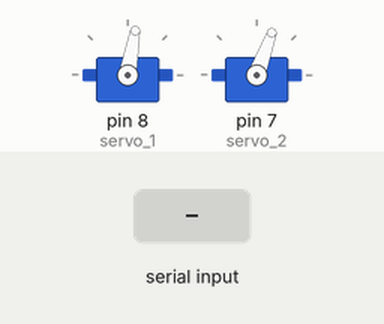
Recording of a sketch running on a simulated Arduino Uno, built with avr-gcc and run on an emulated ATmega328P. Shown: 2 × servo. Inputs (shaded band) come from the test bench.

Above: at 2.2 s.
2.3 s: "1\n" received over Serial
At 3.5 s:
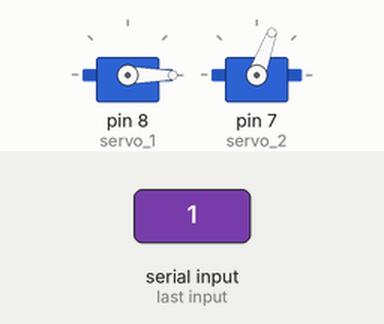
3.8 s: "2\n" received over Serial
At 4.8 s:
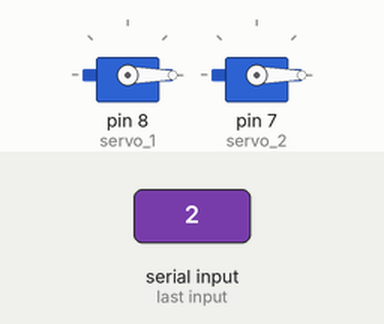
Timing chart, 0 to 6.8 s (numbered marks = the images above; inputs shaded):
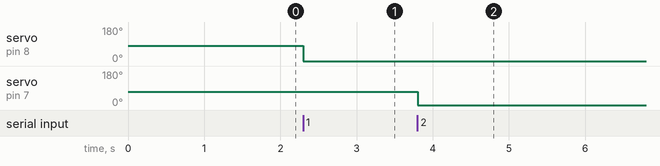

Measured:
- after the input at 2.3 s, servo on pin 8 (servo_1): 80° → 0° at once
- after the input at 3.8 s, servo on pin 7 (servo_2): 70° → 0° at once

The sketch:

servo_driver.ino
```cpp
/*
формат данных:
(данные)+(номер устройства)
321 = устройство 1, положение 32

устройства:
1 - серво 1
2 - серво 2
7 - вывести в монитор данные по гироскопу (данные можно вообще не подавать)

*/


#include <Servo.h>
Servo servo_1;
Servo servo_2;

int global_object = 0;
int global_data = 0;

unsigned long int time = 0;

#include "GY-25.h"
GY25 gy25(A0,A1); // (TX,RX) - пины гироскопа

void setup() {
  Serial.begin(9600);
  servo_1.attach(8);
  servo_2.attach(7);
  servo_1.write(80);
  servo_2.write(70);
  // Serial.println("Готов к приему данных...");
  gy25.setup(); // gy25.calibration();
}

void loop() {
  gy25.update();
  parseData();
  //testParseData();
  operations();
}

void testParseData() {
  //if (time < millis()) {
  if (global_object!=0) {
    Serial.print(global_object);
    Serial.print(" ");
    Serial.println(global_data);
    time = millis() + 1000;
  }
}

void operations() {
  if (global_object==1) servo_1.write(constrain(global_data,0,180));
  if (global_object==2) servo_2.write(constrain(global_data,0,180));
  if (global_object==7) gy25.println();
  global_object = 0;
  global_data = 0;
}

void parseData() {
  if (Serial.available() > 0) {
    static String inputString = ""; // Строка для накопления входных данных
    char inChar = Serial.read(); // Чтение символа

    if (inChar != '\n' && inChar != '\r') {
      // Если это не символ конца строки, добавляем его в строку
      inputString += inChar;
    } else {
      // Если получен символ новой строки, парсим число
      if (inputString.length() > 0) {
        // Пробуем преобразовать строку в число
        bool isNumber = true;
        for (int i = 0; i < inputString.length(); i++) {
          if (!isdigit(inputString[i])) {
            isNumber = false;
            break;
          }
        }

        if (isNumber) {
          int number = inputString.toInt();
          global_object = number%10;
          global_data = number/10;
        }

        inputString = ""; // Сбрасываем строку для следующего ввода

      }
    }
  }
}
```

GY-25.h
```cpp
// https://static-eu.insales.ru/files/1/1580/10954284/original/Описание_GY25__курс__крен__тангаж_.pdf
// https://metanit.com/cpp/tutorial/5.10.php

#pragma once

#include <SoftwareSerial.h>

class GY25: private SoftwareSerial {  //(): public SoftwareSerial {
public:
  int angle[3];

  void setup() {
    GY25::begin(115200);
    delay(1000);
    GY25::write(0XA5);  // request the data
    GY25::write(0X52);
  }

  void calibration() {
    // setup time
    delay(3000);
    // Kalibrasi Tilt
    GY25::write(0xA5);
    GY25::write(0x54);
    // Jeda sebelum kalibrasi heading
    delay(1000);
    // Kalibrasi Heading
    GY25::write(0xA5);
    GY25::write(0x55);
    delay(100);
  }

  void update() {
    while (GY25::available()) {
      GY25::Re_buf[GY25::counter] = (unsigned char)GY25::read();
      if (GY25::counter == 0 && GY25::Re_buf[0] != 0xAA) return;
      GY25::counter++;
      if (GY25::counter == 8) {
        GY25::counter = 0;
        GY25::sign = 1;
      }
    }
    if (GY25::sign) {
      GY25::sign = 0;
      if (GY25::Re_buf[0] == 0xAA && GY25::Re_buf[7] == 0x55) {
        GY25::angle[0] = (GY25::Re_buf[1] << 8 | GY25::Re_buf[2]) / 100;
        GY25::angle[1] = (GY25::Re_buf[3] << 8 | GY25::Re_buf[4]) / 100;
        GY25::angle[2] = (GY25::Re_buf[5] << 8 | GY25::Re_buf[6]) / 100;
        //GY25::print();
      }
    }
  }

  void print() {
    Serial.print(GY25::angle[0]);
    Serial.print(" ");
    Serial.print(GY25::angle[1]);
    Serial.print(" ");
    Serial.print(GY25::angle[2]);
    Serial.println();
  }
  void println() {
    Serial.println(GY25::angle[0]);
    Serial.println(GY25::angle[1]);
    Serial.println(GY25::angle[2]);
  }
private:
  using SoftwareSerial::SoftwareSerial;
  unsigned char counter = 0;  //buffer where the received data will be stored
  unsigned char sign = 0;
  unsigned char Re_buf[8];
};
```
